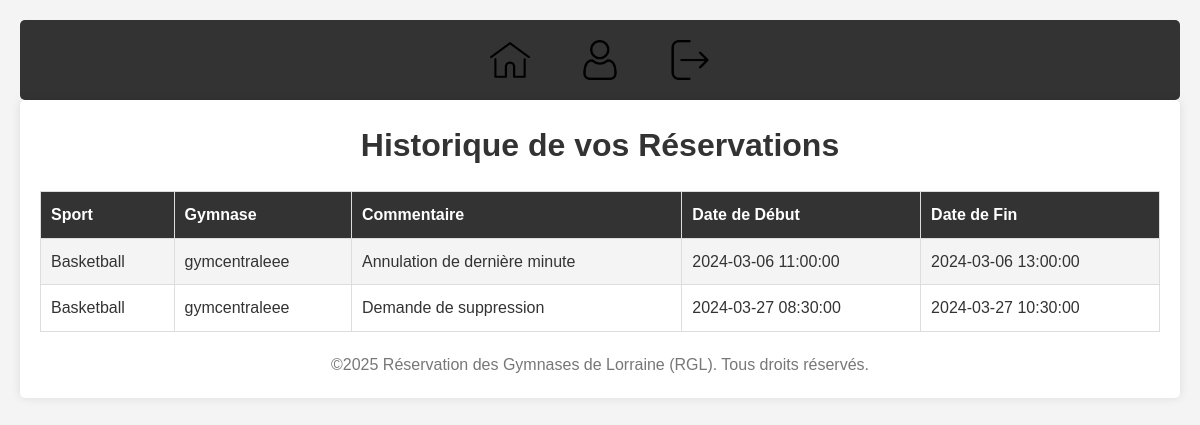
The page /Vue/historique.php on the database as committed earlier.
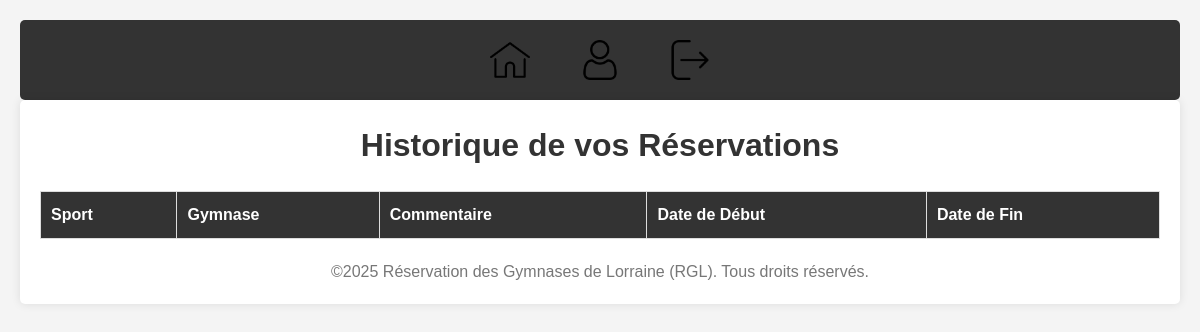
The same page on the database as committed later.
### tables this page shows
CREATE TABLE `reservation` (
  `Id_reservation` int(11) NOT NULL AUTO_INCREMENT,
  `Date_debut` datetime DEFAULT NULL,
  `Date_fin` datetime DEFAULT NULL,
  `Commentaire` varchar(5000) DEFAULT NULL,
  `Id_Gymnase` int(11) NOT NULL,
  `Id_Utilisateur` int(11) NOT NULL,
  `Id_Sport` int(11) NOT NULL,
  `statut` int(11) DEFAULT NULL,
  `isdelete` tinyint(1) DEFAULT 0,
  PRIMARY KEY (`Id_reservation`),
  KEY `idx_reservation_gymnase_sport` (`Id_Gymnase`,`Id_Sport`),
  KEY `fk_reservation_utilisateur` (`Id_Utilisateur`),
  KEY `fk_reservation_sport` (`Id_Sport`),
  CONSTRAINT `fk_reservation_gymnase` FOREIGN KEY (`Id_Gymnase`) REFERENCES `gymnase` (`Id_Gymnase`),
  CONSTRAINT `fk_reservation_gymnase_sport_unique` FOREIGN KEY (`Id_Gymnase`, `Id_Sport`) REFERENCES `gymnase_sport` (`Id_Gymnase`, `Id_Sport`) ON DELETE CASCADE ON UPDATE CASCADE,
  CONSTRAINT `fk_reservation_sport` FOREIGN KEY (`Id_Sport`) REFERENCES `sport` (`Id_Sport`),
  CONSTRAINT `fk_reservation_utilisateur` FOREIGN KEY (`Id_Utilisateur`) REFERENCES `utilisateur` (`Id_Utilisateur`)
);

CREATE TABLE `sport` (
  `Id_Sport` int(11) NOT NULL AUTO_INCREMENT,
  `Nom_du_sport` varchar(50) DEFAULT NULL,
  `Collectif` tinyint(1) DEFAULT NULL,
  PRIMARY KEY (`Id_Sport`)
);

CREATE TABLE `gymnase` (
  `Id_Gymnase` int(11) NOT NULL AUTO_INCREMENT,
  `Nom` varchar(50) DEFAULT NULL,
  `Zip` varchar(50) DEFAULT NULL,
  `Ville` varchar(50) DEFAULT NULL,
  `Adresse` varchar(50) DEFAULT NULL,
  `Coordonnees_latitude` text DEFAULT NULL,
  `Coordonnees_longitude` text DEFAULT NULL,
  PRIMARY KEY (`Id_Gymnase`)
);

### Controleur/historique.php (called while the page is built, shortened)
<?php
require_once '../Model/cReservation.php';
$cUtilisateur = new cUtilisateur();
$cReservation = new cReservation();
$cReservation->SetUserId($cUtilisateur->GetUserId());
$historique = $cReservation->getUserHistorique();
?>

### Model/cbdd.php (called while the page is built, shortened)
<?php
class cbdd
{
private static string $servername = "localhost";
private static string $username = "root";
private static string $password = "root";
private static string $dbname = "rgl";
 public static $conn;
     public static function init()
    {
        SELF ::$conn = new mysqli(SELF ::$servername , self::$username, self::$password, self:: $dbname);
    }
     public static function SelectUserHistorique($cReservation)
    {
        $sql = "SELECT r.Id_reservation, r.Date_debut, r.Date_fin, s.Nom_du_sport, g.nom, r.Commentaire FROM reservation r JOIN sport s ON s.Id_Sport = r.Id_Sport JOIN gymnase g ON g.Id_Gymnase = r.Id_Gymnase WHERE Id_Utilisateur = ? and statut = 0 or statut = 4";
        $stmt = self::$conn->prepare($sql);
        $userId = $cReservation->getUserId();
        $stmt->bind_param("i", $userId);
        $stmt->execute();
        $result = $stmt->get_result();
        return $result;
    }
}
?>

### Model/cReservation.php (called while the page is built, shortened)
<?php
class cReservation
{
    private int $userid = 0;
    public function GetUserId()
    {
        return $this->userid;
    }
    public function SetUserId($userid)
    {
        $this->userid = $userid;
    }
    public function getUserHistorique()
    {
        $result = cbdd::SelectUserHistorique($this);
        $historique = [];
        while ($row = $result->fetch_assoc()) {
            $historique[] = $row;
        }
        return $historique;
    }
}
?>

### Vue/historique.php (the view, shortened to what this page needs)
<?php require_once '../Controleur/historique.php'; ?>
<!DOCTYPE html>
<html lang="fr">
<head>
    <link rel="stylesheet" href="../css/style.css">
</head>
<body>
    <?php require_once 'menu.php'; ?>
    <div class="container">
        <h1>Historique de vos Réservations</h1>
        <table>
            <tr>
                <th>Sport</th>
                <th>Gymnase</th>
                <th>Commentaire</th>
                <th>Date de Début</th>
                <th>Date de Fin</th>
            </tr>
            <?php foreach ($historique as $row): ?>
                <tr>
                    <td><?= htmlspecialchars($row['Nom_du_sport']); ?></td>
                    <td><?= htmlspecialchars($row['nom']); ?></td>
                    <td><?= htmlspecialchars($row['Commentaire']); ?></td>
                    <td><?= htmlspecialchars($row['Date_debut']); ?></td>
                    <td><?= htmlspecialchars($row['Date_fin']); ?></td>
                </tr>
            <?php endforeach; ?>
        </table>
     <?php require_once '../Vue/footer.php'; ?>
    </div>
</body>
</html>

### Vue/menu.php (shortened to what this page needs)
<!DOCTYPE html>
<html xmlns="http://www.w3.org/1999/xhtml">
<body>
    <nav>
        <ul>
            <li>
                <a href="../Vue/main.php">
                    <img src="/icons/home.png" alt="Home" />
                </a>
            </li>
            <li>
                <a href="../Vue/Vaccount.php">
                    <img src="/icons/user.png" alt="Account" />
                </a>
            </li>
            <li>
                <a href="../Vue/login.php">
                    <img src="/icons/logout.png" alt="Logout" />
                </a>
            </li>
        </ul>
    </nav>
</body>
</html>

### Vue/footer.php (shortened to what this page needs)
<!DOCTYPE html>
<html xmlns="http://www.w3.org/1999/xhtml">
<head>
</head>
<body>
    <footer>
     <p>©2025 Réservation des Gymnases de Lorraine (RGL). Tous droits réservés. </p>
</footer>
</body>
</html>

### css/style.css (style rules this page uses)
* { margin: 0; padding: 0; box-sizing: border-box; font-family: Arial, sans-serif; }
body { background-color: #f4f4f4; color: #333; font-size: 16px; line-height: 1.6; padding: 20px; }
.container { max-width: 1200px; margin: 0 auto; padding: 20px; background: #fff; box-shadow: 0 0 10px rgba(0, 0, 0, 0.1); border-radius: 5px; text-align: center; }
h1 { color: #333; margin-bottom: 20px; }
nav ul { list-style: none; background: #333; padding: 10px; text-align: center; border-radius: 5px; display: flex; justify-content: center; align-items: center; }
nav ul li { display: inline-block; margin: 0 15px; }
nav ul li a { color: #fff; text-decoration: none; padding: 10px; border-radius: 3px; transition: background 0.3s; display: flex; justify-content: center; align-items: center; }
nav ul li img { width: 40px; height: 40px; display: block; }
table { width: 100%; border-collapse: collapse; margin-bottom: 20px; }
table, th, td { border: 1px solid #ddd; }
th, td { padding: 10px; text-align: left; }
th { background: #333; color: #fff; }
footer { text-align: center; margin-top: 20px; color: #777; }
tr:nth-child(even) { background: #f4f4f4; }

Rows that differ between the two databases and show on the page:
removed reservation: Id_Sport.Nom_du_sport "Basketball", gymnase.Nom "gymcentraleee", Commentaire "Annulation de dernière minute", Date_debut "2024-03-06 11:00:00", Date_fin "2024-03-06 13:00:00"
removed reservation: Id_Sport.Nom_du_sport "Basketball", gymnase.Nom "gymcentraleee", Commentaire "Demande de suppression", Date_debut "2024-03-27 08:30:00", Date_fin "2024-03-27 10:30:00"
